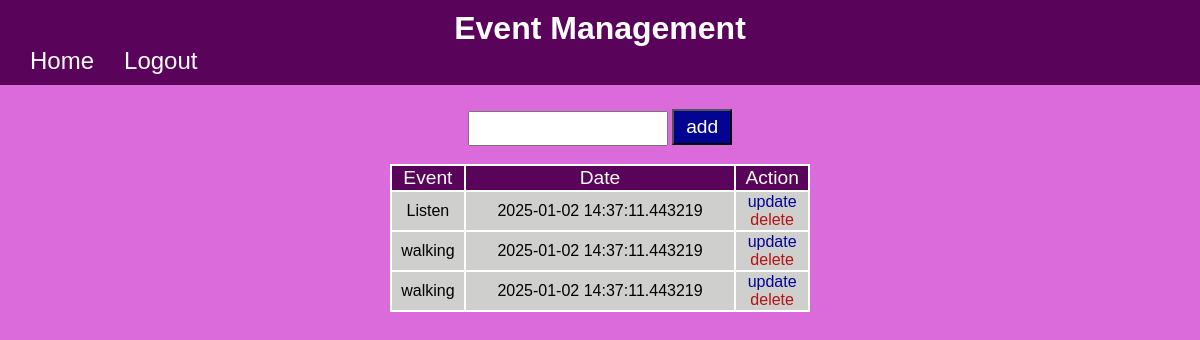
Before: /home (signed in) with the older database file.
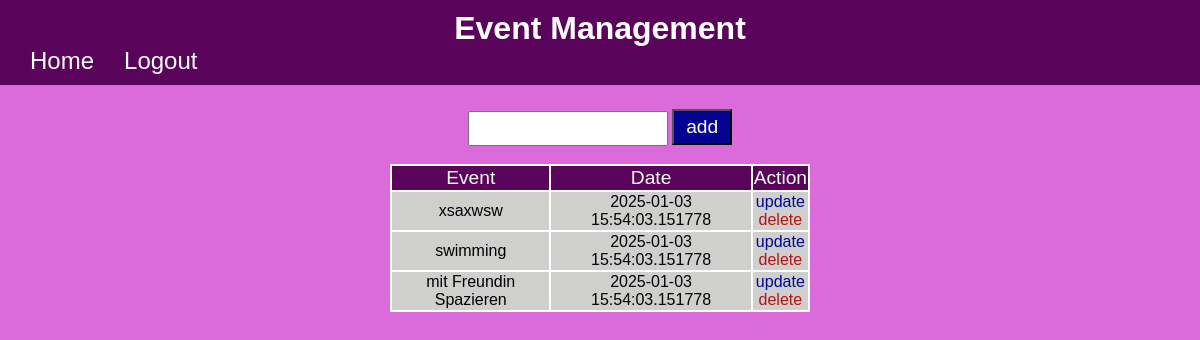
After: the same page with the newer database file.
### website/models.py (models this page shows)
class Event(db.Model):
    id = db.Column(db.Integer, primary_key=True)
    content = db.Column(db.String(60))
    due_date = db.Column(db.DateTime, default=datetime.utcnow())
    user_id = db.Column(db.Integer, db.ForeignKey('user.id'), nullable = False)

### website/views.py (the view, shortened to what this page needs)
@views.route('/home', methods=['POST', 'GET'])
@login_required
def home():
    return render_template('home.html', user=current_user)

### website/__init__.py (called while the page is built)
def create_app():
    app = Flask(__name__, template_folder="template")
    app.config['SQLALCHEMY_DATABASE_URI'] = f'sqlite:///{DATA_BN}'
    app.config['SECRET_KEY'] = 'abcdefghijk'
    db.init_app(app)
    from website.views import views
    from website.auth import auth
    app.register_blueprint(auth, url_prefix='/')
    app.register_blueprint(views, url_prefix='/')
    from website.models import User, Event
    with app.app_context():
        db.create_all()
    login_manager = LoginManager()
    login_manager.login_view = 'auth.login'
    login_manager.init_app(app)
    @login_manager.user_loader
    def load_user(id):
        return User.query.get(int(id))
    return app

### website/template/home.html (shortened to what this page needs)
{% extends 'base.html' %}
{% block content %}
<div class="content" align="center" >
    <br>
    <form  method="POST" align="center">
        <div>
            <input type="text" name="content" id="content" >
            <button type="submit" id="button" >add</button>
        </div>
    </form>
    <br>
    <table id="table">
        <thead align='center' id="thead">
            <td>Event</td>
            <td>Date</td>
            <td>Action</td>
        </thead>
        <tbody align="center" id="tbody">
            {% for event in user.events %}
                <tr id="table-row">
                    <td>{{ event.content }}</td>
                    <td>{{ event.due_date.date() }}  {{ event.due_date.time() }}</td>
                    <td style="text-align:center;">
                        <a id="update" href="/update/{{event.id}}" >update</a>
                        <br>
                        <a id="delete" href="/delete/{{event.id}}" >delete</a>
                    </td>
                </tr>
            {% endfor %}
        </tbody>
    </table>
    <br>
</div>
{% endblock %}

### website/template/base.html (shortened to what this page needs)
<!DOCTYPE html>
<html lang="en">
    <head>
        <link rel="stylesheet" href="../static/base.css">
    </head>
    <body>
        <nav class="navbar" align="center">
          {% block nav %}
            <a href="#" class="navbar-logo" align="center">Event Management</a>
            <div class="navbar-container">
                      {% if user.is_authenticated %}
                      <ul class="navbar-links" >
                        <li ><a class="nav-item nav-link" id="base" href="{{ url_for('views.home') }}" >Home</a></li>
                        <li><a class="nav-item nav-link" id="base" href="{{ url_for('auth.logout') }}">Logout</a></li>
                      </ul>
                      {% endif%}
            </div>
          {% endblock%}
        </nav>
            <div class="container" align="center">{% block content %} {% endblock %}</div>
    </body>
</html>

### website/static/base.css (style rules this page uses)
.navbar { background-color: rgb(90, 3, 90); padding:10px 20px; }
.navbar-logo { font-weight: bold; text-decoration: none; font-size:xx-large; color: white; }
.navbar-container { display:flex; justify-content: space-between; }
.navbar-links { list-style:none; display: flex; flex-direction:row; gap:10px; padding:0px; margin:0px; justify-content: flex-start; }
#base { background-color:rgb(90, 3, 90); text-decoration:none; padding:10px; color:white; font-size:x-large; }
body { background-color: rgb(219, 107, 219); background-size: cover; box-sizing: border-box; background-position: center; font-family: sans-serif; padding: 0%; margin: 0%; }
#table { padding:0px; background-color:white; width:70%; }
#thead { background-color: rgb(90, 3, 90); width:100%; font-size:larger; color: white; }
#tbody { background-color: #cfcfce; }
#update { text-decoration:none; color:rgb(4, 4, 146); text-align:center; }
#delete { text-decoration:none; color:rgb(179, 20, 20); text-align:center; }
#button { background-color: rgb(4, 4, 146); color:white; width: 10%; padding:5px; font-size:larger; }
.content { width:50%; padding: 6px; }
button { background-color: rgb(90, 3, 90); color:white; width:7%; padding:4px; font-size:larger; }
div input { width: 30%; padding:8px; }

Changed rows visible on the page:
removed Event: content "Listen", due_date "2025-01-02", due_date.time "14:37:11.443219"
removed Event: content "walking", due_date "2025-01-02", due_date.time "14:37:11.443219"
removed Event: content "walking", due_date "2025-01-02", due_date.time "14:37:11.443219"
added Event: content "xsaxwsw", due_date "2025-01-03", due_date.time "15:54:03.151778"
added Event: content "swimming", due_date "2025-01-03", due_date.time "15:54:03.151778"
added Event: content "mit Freundin Spazieren", due_date "2025-01-03", due_date.time "15:54:03.151778"
